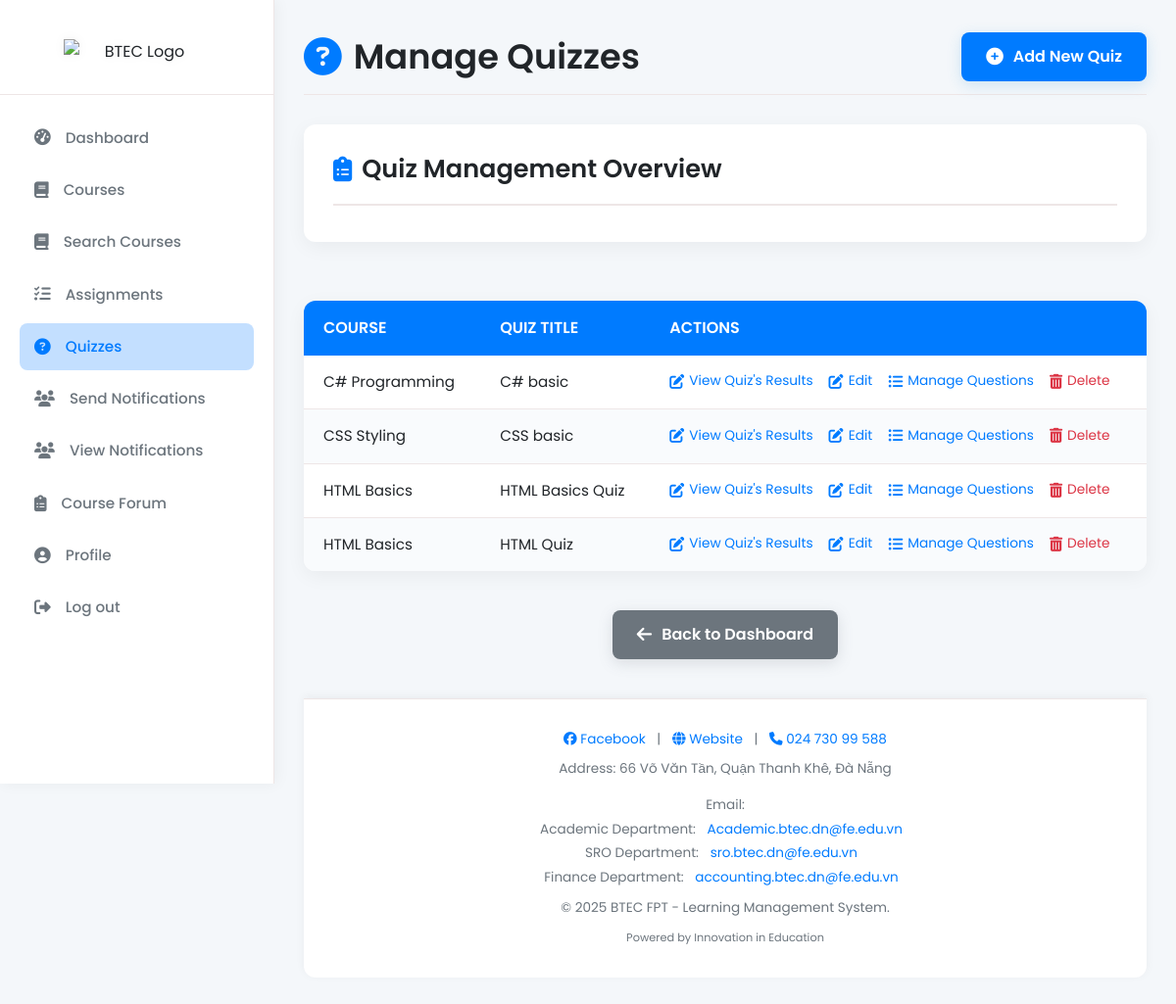
The page /module/teacher/quiz/teacher_quizzes.php (signed in) on the database its author committed.
### tables this page shows
CREATE TABLE `quizzes` (
  `id` int NOT NULL,
  `course_id` int NOT NULL,
  `title` varchar(255) NOT NULL,
  `created_at` datetime DEFAULT CURRENT_TIMESTAMP,
  `deadline` datetime DEFAULT NULL
);

CREATE TABLE `courses` (
  `id` int NOT NULL,
  `title` varchar(255) NOT NULL,
  `department` varchar(255) DEFAULT NULL,
  `description` text,
  `teacher_id` int DEFAULT NULL,
  `created_at` datetime DEFAULT CURRENT_TIMESTAMP
);

### module/teacher/quiz/teacher_quizzes.php (the view, shortened to what this page needs)
<?php
include "../../../includes/db_connect.php";
$stmt = $conn->prepare("
    SELECT q.id, q.title, c.title AS course_title, c.id AS course_id
    FROM quizzes q
    JOIN courses c ON q.course_id = c.id
    WHERE c.teacher_id = ?
    ORDER BY c.title, q.title
");
$stmt->bind_param("i", $_SESSION['user_id']);
$stmt->execute();
$result = $stmt->get_result();
?>
<!DOCTYPE html>
<html lang="en">
<head>
    <link rel="stylesheet" href="https://cdnjs.cloudflare.com/ajax/libs/font-awesome/6.5.0/css/all.min.css">
    <link rel="stylesheet" href="../../../css/style.css">
    <link rel="stylesheet" href="../../../css/teacher/teacher_quizzes.css">
</head>
<body>
    <?php include "../../../includes/teacher_sidebar.php"; ?>
    <div class="main-content">
        <div class="admin-page-header">
            <h2><i class="fas fa-question-circle"></i> Manage Quizzes</h2>
            <a href="teacher_quiz_edit.php?action=add" class="add-new-button"><i class="fas fa-plus-circle"></i> Add New Quiz</a>
        </div>
        <div class="my-quizzes-overview">
            <h3><i class="fas fa-clipboard-list"></i> Quiz Management Overview</h3>
        </div>
        <?php if ($result->num_rows > 0): ?>
            <table class="quizzes-table">
                <thead>
                    <tr>
                        <th>Course</th>
                        <th>Quiz Title</th>
                        <th>Actions</th>
                    </tr>
                </thead>
                <tbody>
                    <?php while ($row = $result->fetch_assoc()): ?>
                        <tr>
                            <td data-label="Course"><?= htmlspecialchars($row['course_title']) ?></td>
                            <td data-label="Quiz Title"><?= htmlspecialchars($row['title']) ?></td>
                            <td data-label="Actions" class="quiz-actions">
                                <a href="teacher_quiz_results.php?action=edit&id=<?= $row['id'] ?>"><i class="fas fa-edit"></i> View Quiz's Results</a>
                                <a href="teacher_quiz_edit.php?action=edit&id=<?= $row['id'] ?>"><i class="fas fa-edit"></i> Edit</a>
                                <a href="teacher_quiz_questions.php?quiz_id=<?= $row['id'] ?>"><i class="fas fa-list-ul"></i> Manage Questions</a>
                                <a href="teacher_quizzes.php?delete_id=<?= $row['id'] ?>" class="delete-link" onclick="return confirm('Delete this quiz?')"><i class="fas fa-trash-alt"></i> Delete</a>
                            </td>
                        </tr>
                    <?php endwhile; ?>
                </tbody>
            </table>
        <?php else: ?>
            <p class="no-quizzes"><i class="fas fa-exclamation-circle"></i> No quizzes found.</p>
        <?php endif; ?>
        <div class="back-to-dashboard">
            <a href="../dashboard/teacher_dashboard.php"><i class="fas fa-arrow-left"></i> Back to Dashboard</a>
        </div>
        <?php include "../../../includes/footer.php"; ?>
    </div>
</body>
</html>

### css/style.css (style rules this page uses)
:root { --primary-color: #007bff; --accent-color: #dc3545; --background-light: #f4f7fa; --background-card: #ffffff; --text-dark: #212529; --text-medium: #6c757d; --text-light: #ced4da; --border-color: #eee6e6; --shadow-light: rgba(0, 0, 0, 0.05); --shadow-medium: rgba(0, 0, 0, 0.1); }
*, *::before, *::after { box-sizing: border-box; margin: 0; padding: 0; }
body { font-family: 'Poppins', sans-serif; background-color: var(--background-light); color: var(--text-dark); line-height: 1.6; display: flex; min-height: 100vh; }

### css/teacher/teacher_quizzes.css (style rules this page uses)
*, *::before, *::after { box-sizing: border-box; margin: 0; padding: 0; }
body { font-family: 'Poppins', sans-serif; background: var(--background-light); color: var(--text-dark); line-height: 1.6; min-height: 100vh; display: flex; overflow-x: hidden; transition: background 0.4s, color 0.4s; }
.main-content { margin-left: 280px; padding: 30px; flex-grow: 1; display: flex; flex-direction: column; background-color: var(--background-light); transition: margin-left 0.3s ease; }
.admin-page-header { display: flex; justify-content: space-between; align-items: center; margin-bottom: 30px; padding-bottom: 10px; border-bottom: 1px solid var(--border-color); }
.admin-page-header h2 { font-size: 2.2em; color: var(--text-dark); margin: 0; display: flex; align-items: center; font-weight: 600; }
.admin-page-header h2 i { margin-right: 12px; color: var(--primary-color); font-size: 1.1em; }
.my-quizzes-overview { background-color: var(--background-card); padding: 30px; border-radius: 12px; box-shadow: 0 5px 20px var(--shadow-light); margin-bottom: 30px; position: relative; }
.my-quizzes-overview > h3 { position: absolute; top: 25px; left: 30px; font-size: 1.6em; color: var(--text-dark); font-weight: 600; display: flex; align-items: center; padding-bottom: 15px; border-bottom: 2px solid var(--border-color); width: calc(100% - 60px); margin-bottom: 20px; }
.my-quizzes-overview > h3 i { margin-right: 10px; color: var(--primary-color); font-size: 1em; }
.add-new-button { display: inline-flex; align-items: center; padding: 12px 25px; background-color: var(--primary-color); color: white; text-decoration: none; border-radius: 8px; font-weight: 600; transition: background-color 0.3s ease, transform 0.2s ease, box-shadow 0.3s ease; box-shadow: 0 4px 15px rgba(52, 152, 219, 0.2); }
.add-new-button i { margin-right: 10px; font-size: 1.1em; }
.quizzes-table { width: 100%; border-collapse: collapse; margin-top: 30px; background-color: var(--background-card); box-shadow: 0 5px 20px var(--shadow-light); border-radius: 12px; overflow: hidden; }
.quizzes-table thead th { background-color: var(--primary-color); color: white; padding: 15px 20px; text-align: left; font-weight: 600; font-size: 1em; text-transform: uppercase; }
.quizzes-table tbody td { padding: 15px 20px; border-bottom: 1px solid var(--border-color); color: var(--text-dark); font-size: 0.95em; }
.quizzes-table tbody tr:last-child td { border-bottom: none; }
.quizzes-table tbody tr:nth-child(even) { background-color: #f9fbfd; }
.quiz-actions a { color: var(--primary-color); text-decoration: none; margin-right: 12px; transition: color 0.2s ease, transform 0.2s ease; display: inline-flex; align-items: center; font-size: 0.9em; }
.quiz-actions a.delete-link { color: #dc3545; }
.quiz-actions a i { margin-right: 5px; font-size: 1.1em; }
.quiz-actions a:last-child { margin-right: 0; }
.back-to-dashboard { margin-top: 40px; text-align: center; }
.back-to-dashboard a { display: inline-flex; align-items: center; padding: 12px 25px; background-color: #6c757d; color: white; text-decoration: none; border-radius: 8px; font-weight: 600; transition: background-color 0.3s ease, transform 0.2s ease, box-shadow 0.3s ease; box-shadow: 0 4px 15px rgba(108, 117, 125, 0.2); }
.back-to-dashboard a i { margin-right: 10px; font-size: 1.1em; }

### rows shown on the page
quizzes: course.title "C# Programming", title "C# basic"
quizzes: course.title "CSS Styling", title "CSS basic"
quizzes: course.title "HTML Basics", title "HTML Basics Quiz"
quizzes: course.title "HTML Basics", title "HTML Quiz"
